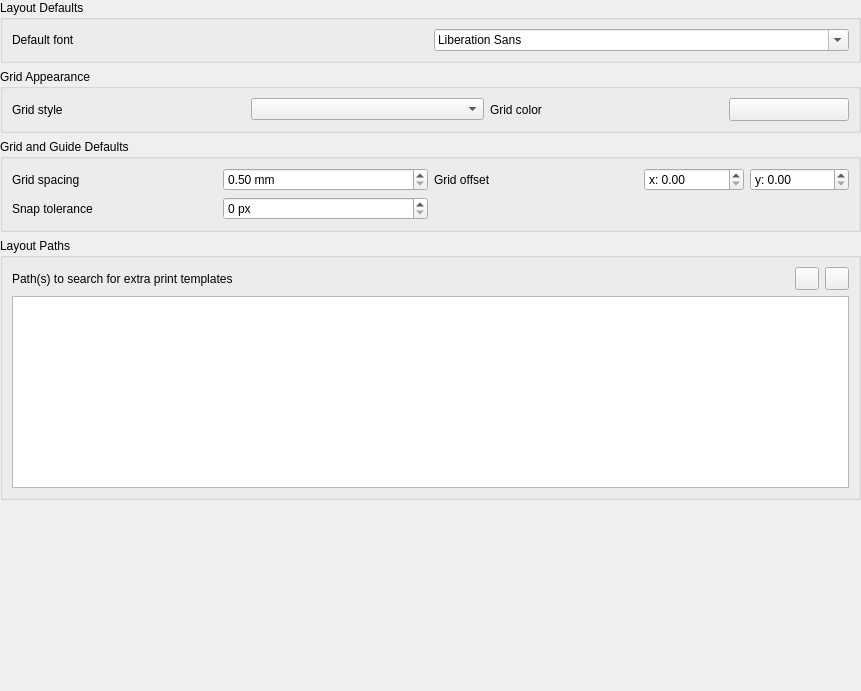
             <widget class="QWidget" name="mOptionsScrollAreaContents_12">
              <property name="geometry">
               <rect>
                <x>0</x>
                <y>0</y>
                <width>861</width>
                <height>691</height>
               </rect>
              </property>
              <layout class="QVBoxLayout" name="verticalLayout_39">
               <property name="leftMargin">
                <number>0</number>
               </property>
               <property name="topMargin">
                <number>0</number>
               </property>
               <property name="rightMargin">
                <number>0</number>
               </property>
               <property name="bottomMargin">
                <number>0</number>
               </property>
               <item>
                <widget class="QgsCollapsibleGroupBox" name="groupBox_3">
                 <property name="enabled">
                  <bool>true</bool>
                 </property>
                 <property name="title">
                  <string>Layout Defaults</string>
                 </property>
                 <layout class="QGridLayout" name="gridLayout_8">
                  <item row="1" column="0">
                   <layout class="QHBoxLayout" name="horizontalLayout_39">
                    <item>
                     <widget class="QLabel" name="label_60">
                      <property name="text">
                       <string>Default font</string>
                      </property>
                     </widget>
                    </item>
                    <item>
                     <widget class="QFontComboBox" name="mComposerFontComboBox"/>
                    </item>
                   </layout>
                  </item>
                 </layout>
                </widget>
               </item>
               <item>
                <widget class="QgsCollapsibleGroupBox" name="groupBox_23">
                 <property name="title">
                  <string>Grid Appearance</string>
                 </property>
                 <layout class="QGridLayout" name="gridLayout_9">
                  <item row="0" column="0">
                   <widget class="QLabel" name="label_66">
                    <property name="text">
                     <string>Grid style</string>
                    </property>
                   </widget>
                  </item>
                  <item row="0" column="2">
                   <widget class="QComboBox" name="mGridStyleComboBox"/>
                  </item>
                  <item row="0" column="3">
                   <widget class="QLabel" name="label_4">
                    <property name="text">
                     <string>Grid color</string>
                    </property>
                   </widget>
                  </item>
                  <item row="0" column="4">
                   <widget class="QgsColorButton" name="mGridColorButton">
                    <property name="minimumSize">
                     <size>
                      <width>120</width>
                      <height>0</height>
                     </size>
                    </property>
                    <property name="maximumSize">
                     <size>
                      <width>120</width>
                      <height>16777215</height>
                     </size>
                    </property>
                    <property name="text">
                     <string/>
                    </property>
                   </widget>
                  </item>
                 </layout>
                </widget>
               </item>
               <item>
                <widget class="QgsCollapsibleGroupBox" name="groupBox_24">
                 <property name="title">
                  <string>Grid and Guide Defaults</string>
                 </property>
                 <layout class="QGridLayout" name="gridLayout_11">
                  <item row="0" column="0">
                   <widget class="QLabel" name="label_61">
                    <property name="text">
                     <string>Grid spacing</string>
                    </property>
                   </widget>
                  </item>
                  <item row="0" column="1">
                   <widget class="QgsDoubleSpinBox" name="mGridResolutionSpinBox">
                    <property name="suffix">
                     <string> mm</string>
                    </property>
                    <property name="minimum">
                     <double>0.500000000000000</double>
                    </property>
                    <property name="maximum">
                     <double>9999.000000000000000</double>
                    </property>
                   </widget>
                  </item>
                  <item row="0" column="2">
                   <widget class="QLabel" name="label_63">
                    <property name="text">
                     <string>Grid offset</string>
                    </property>
                    <property name="wordWrap">
                     <bool>true</bool>
                    </property>
                   </widget>
                  </item>
                  <item row="0" column="3">
                   <layout class="QHBoxLayout" name="horizontalLayout_36">
                    <item>
                     <widget class="QgsDoubleSpinBox" name="mOffsetXSpinBox">
                      <property name="prefix">
                       <string>x: </string>
                      </property>
                      <property name="maximum">
                       <double>9999.000000000000000</double>
                      </property>
                     </widget>
                    </item>
                    <item>
                     <widget class="QgsDoubleSpinBox" name="mOffsetYSpinBox">
                      <property name="prefix">
                       <string>y: </string>
                      </property>
                      <property name="suffix">
                       <string/>
                      </property>
                     </widget>
                    </item>
                   </layout>
                  </item>
                  <item row="1" column="0">
                   <widget class="QLabel" name="label_62">
                    <property name="text">
                     <string>Snap tolerance</string>
                    </property>
                   </widget>
                  </item>
                  <item row="1" column="1">
                   <widget class="QgsSpinBox" name="mSnapToleranceSpinBox">
                    <property name="suffix">
                     <string> px</string>
                    </property>
                    <property name="maximum">
                     <number>200</number>
                    </property>
                   </widget>
                  </item>
                 </layout>
                </widget>
               </item>
               <item>
                <widget class="QgsCollapsibleGroupBox" name="groupBox_27">
                 <property name="title">
                  <string>Layout Paths</string>
                 </property>
                 <layout class="QGridLayout" name="_7">
                  <item row="0" column="0">
                   <widget class="QLabel" name="mSVGLabel_3">
                    <property name="text">
                     <string>Path(s) to search for extra print templates</string>
                    </property>
                   </widget>
                  </item>
                  <item row="0" column="1">
                   <spacer>
                    <property name="orientation">
                     <enum>Qt::Horizontal</enum>
                    </property>
                    <property name="sizeHint" stdset="0">
                     <size>
                      <width>31</width>
                      <height>20</height>
                     </size>
                    </property>
                   </spacer>
                  </item>
                  <item row="0" column="2">
                   <widget class="QToolButton" name="mBtnAddTemplatePath">
                    <property name="toolTip">
                     <string>Add new path</string>
                    </property>
                    <property name="text">
                     <string/>
                    </property>
                    <property name="icon">
                     <iconset resource="../../images/images.qrc">
                      <normaloff>:/images/themes/default/symbologyAdd.svg</normaloff>:/images/themes/default/symbologyAdd.svg</iconset>
                    </property>
                   </widget>
                  </item>
                  <item row="0" column="3">
                   <widget class="QToolButton" name="mBtnRemoveTemplatePath">
                    <property name="toolTip">
                     <string>Remove path</string>
                    </property>
                    <property name="text">
                     <string/>
                    </property>
                    <property name="icon">
                     <iconset resource="../../images/images.qrc">
                      <normaloff>:/images/themes/default/symbologyRemove.svg</normaloff>:/images/themes/default/symbologyRemove.svg</iconset>
                    </property>
                   </widget>
                  </item>
                  <item row="1" column="0" colspan="4">
                   <widget class="QListWidget" name="mListComposerTemplatePaths">
                    <property name="minimumSize">
                     <size>
                      <width>0</width>
                      <height>120</height>
                     </size>
                    </property>
                   </widget>
                  </item>
                 </layout>
                </widget>
               </item>
               <item>
                <spacer name="verticalSpacer_10">
                 <property name="orientation">
                  <enum>Qt::Vertical</enum>
                 </property>
                 <property name="sizeHint" stdset="0">
                  <size>
                   <width>20</width>
                   <height>0</height>
                  </size>
                 </property>
                </spacer>
               </item>
              </layout>
             </widget>
